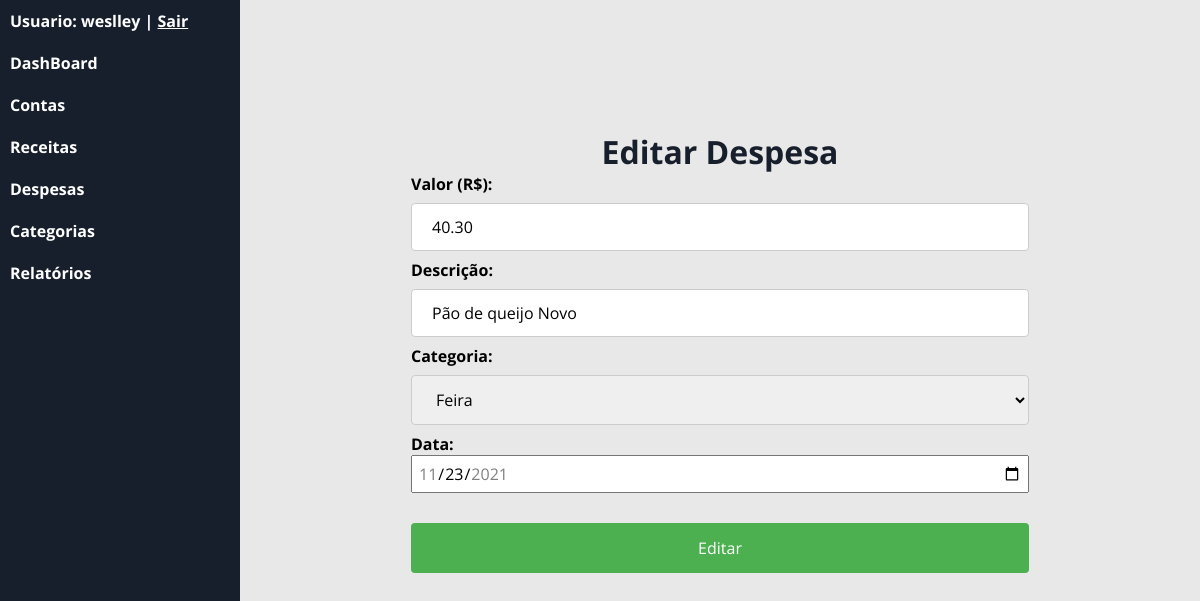
The page /?c=despesa&m=editar&id=1 (signed in) on the database its author committed.
### tables this page shows
CREATE TABLE `despesa` (
  `id` int(11) NOT NULL,
  `valor` double(10,2) NOT NULL,
  `descricao` varchar(60) NOT NULL,
  `id_categoria` int(11) NOT NULL,
  `desp_data` date NOT NULL,
  `id_usuario` int(11) NOT NULL
);

### app/controller/Despesa.php (called while the page is built, shortened)
<?php
    class Despesa extends Controller
    {
        public function editar()
        {
            if(!$id = Validacao::id('id')){header('location: ./?c=despesa');exit;}
            try {
                $criteria = new Criteria;
                $criteria->add('idUsuario','=',Usuario::get('id'));
                $criteria->add('tipo','=','Despesa');
                $criteria->add('statusCat','=','1');
                $carRespository = new Repository('app\model\class\Categoria');
                $resultado = $carRespository->load($criteria);
                $despesa = DespesaModel::find($id);
                $this->view([
                    'template/header',
                    'despesa/editar',
                    'template/footer'
                ],[
                    'usuario_logado' => Usuario::get('nome'),
                    'categorias' => $resultado,
                    'despesa' => $despesa,
                    'msg' => FlashMessage::get()
                ]);
            } catch (\Exception $e) {
                echo $e->getMessage();
                Transaction::rollback();
            }
        }
    }

### app/model/Record.php (called while the page is built, shortened)
<?php
    abstract class Record
    {
        protected array $data;
        public function __set($prop,$value)
        {
           if(method_exists($this,'set_'.$prop))
           {
            call_user_func(array($this,'set_'.$prop),$value);
           }
           else
           {
               if($value == null)
               {
                   unset($this->data[$prop]);
               }
               else{
                   $this->data[$prop] = $value;
               }
           }
        }
        public function __get($prop)
        {
           if(method_exists($this,'get_'.$prop))
           {
            return call_user_func(array($this,'get_'.$prop));
           }
           else
           {
               if(isset($this->data[$prop]))
               {
                   return $this->data[$prop];
               }
           }
        }
        public function getEntity()
        {
            $class = get_class($this);
            return constant("{$class}::TABLENAME");
        }
        public function load($id)
        {
            $sql  = "SELECT * FROM {$this->getEntity()} ";
            $sql .= " WHERE id=".(int) $id;
            if($conn = Transaction::get())
            {
                $result = $conn->query($sql);
                if($result)
                {
                    $object = $result->fetchObject(get_class($this));
                }
                return $object;
            }
            else
            {
                throw new \Exception('Não há transação ativa!');
            }
        }
        public static function find($id)
        {
            $ar = new $classname;
            return $ar->load($id);
        }
    }

### app/model/Repository.php (called while the page is built, shortened)
<?php
    final class Repository
    {
        private $activeRecord;
        public function __construct($class)
        {
            $this->activeRecord = $class;
        }
        public function load(Criteria|null $criteria = null)
        {
            $sql = "SELECT * FROM ".constant($this->activeRecord.'::TABLENAME');
            if($criteria)
            {
                $expressao = $criteria->dump();
                if($expressao)
                {
                    $sql .= " WHERE ".$expressao;
                }
            }
            if($conn = Transaction::get())
            {
                $result = $conn->query($sql);
                $results = array();
                if($result)
                {
                    while($row = $result->fetchObject($this->activeRecord))
                    {
                        $results[] = $row;
                    }
                    return $results;
                }
            }
            else
            {
                throw new \Exception('Não há transação ativa!');
            }
        }
    }

### app/model/Criteria.php (called while the page is built, shortened)
<?php
    class Criteria
    {
        private $filters;
        function __construct()
        {
            $this->filters = array();
        }
        public function add($variable,$compare_operator,$value,$logic_operator = 'and')
        {
            if(empty($this->filters))
            {
                $logic_operator = null;
            }
            $this->filters[] = [$variable,$compare_operator,$this->transform($value),$logic_operator];
        }
        public function transform($value)
        {
            if(is_array($value))
            {
                foreach($value as $x)
                {
                    if(is_integer($x)){
                        $foo[] = $x;
                    }
                    else if(is_string($x))
                    {
                        $foo[] = "'$x'";
                    }
                }
                $result = '('.implode(',',$foo).')';
            }
            else if(is_string($value))
            {
                $result = "'$value'";
            }
            return $result;
        }
        public function dump()
        {
            if(is_array($this->filters) and count($this->filters) > 0)
            {
                $result = '';
                foreach($this->filters as $filter)
                {
                    $result .= $filter[3].' '.$filter[0].' '.$filter[1].' '.$filter[2].' ';
                }
                $result = trim($result);
                return "({$result})";
            }
        }
    }

### app/view/despesa/editar.php (the view, shortened to what this page needs)
<div id="form-inserir-despesa">
<h1 id="titulo-despesa">Editar Despesa</h1>
<form action="./?c=despesa&m=editar&id=<?= $_GET['id'] ?>" method="POST">
    <label for="valor">Valor (R$):</label>
    <input type="number" step="0.01" name="valor" min="0.01" placeholder="0,00" required value="<?= $despesa->valor ?>">
    <label for="descricao">Descrição:</label>
    <input type="text" id="fname" name="descricao" placeholder="Descrição..." required  value="<?= $despesa->descricao ?>">
    <label for="categoria">Categoria: </label>
    <select name="categoria">
      <?php
        if(!empty($categorias)):
          foreach($categorias as $categoria):
      ?>
      <?php if($categoria->id == $despesa->id_categoria): ?>
        <option value="<?= $categoria->id ?>" selected> <?= $categoria->nome ?> </option>
      <?php else: ?>
        <option value="<?= $categoria->id ?>"> <?= $categoria->nome ?> </option>
      <?php
          endif;
          endforeach;
        else:
      ?>
       <option value="vazio">Não há categoria cadastrada!</option>
     <?php endif; ?>
    </select>
    <label for="data">Data:</label><br>
    <input type="date" id="input-date" name="data" value="<?= $despesa->desp_data ?>" min="<?= date("Y-m").'-01' ?>" max="<?= date("Y-m").'-'.date("t", mktime(0,0,0,date('m'),'01',date('Y'))) ?>"><br><br>
    <input type="submit" value="Editar">
  </form>
</div>

### app/controller/Controller.php (shortened to what this page needs)
<?php
    abstract class Controller
    {
        protected function view(array $templates,array $dados = array())
        {
            foreach($templates as $template)
            {
                require_once __DIR__."/../view/{$template}.php";
            }
        }
    }

### assets/css/style.css (style rules this page uses)
* { padding: 0px; margin: 0px; font-family: 'Open Sans', sans-serif; box-sizing: border-box; }
input,select { font-size: 16px; }
label { font-weight: bold; }
#titulo-categoria,#titulo-despesa,#titulo-receita { text-align: center; font-weight: bold; color: 181F2C; }
#form-inserir-despesa input[type=text],#form-inserir-despesa input[type=number] ,#form-inserir-despesa select { width: 100%; padding: 12px 20px; margin: 8px 0; display: inline-block; border: 1px solid #ccc; border-radius: 4px; box-sizing: border-box; }
#form-inserir-despesa input[type='date'] { color: black; }
#form-inserir-despesa input[type=submit] { width: 100%; background-color: #4CAF50; color: white; padding: 14px 20px; margin: 8px 0; border: none; border-radius: 4px; cursor: pointer; }
#form-inserir-despesa { border-radius: 5px; width: 70%; margin: 0 auto; padding: 15vh 20px 0px 20px; }
#titulo-despesa { text-align: center; font-weight: bold; color: #181F2C; }
#input-date { width: 100%; padding: 5px; }

### rows shown on the page
despesa: valor "40.30", descricao "Pão de queijo Novo", data "11/23/2021"

### other values the page prints
form field categoria "Feira"
